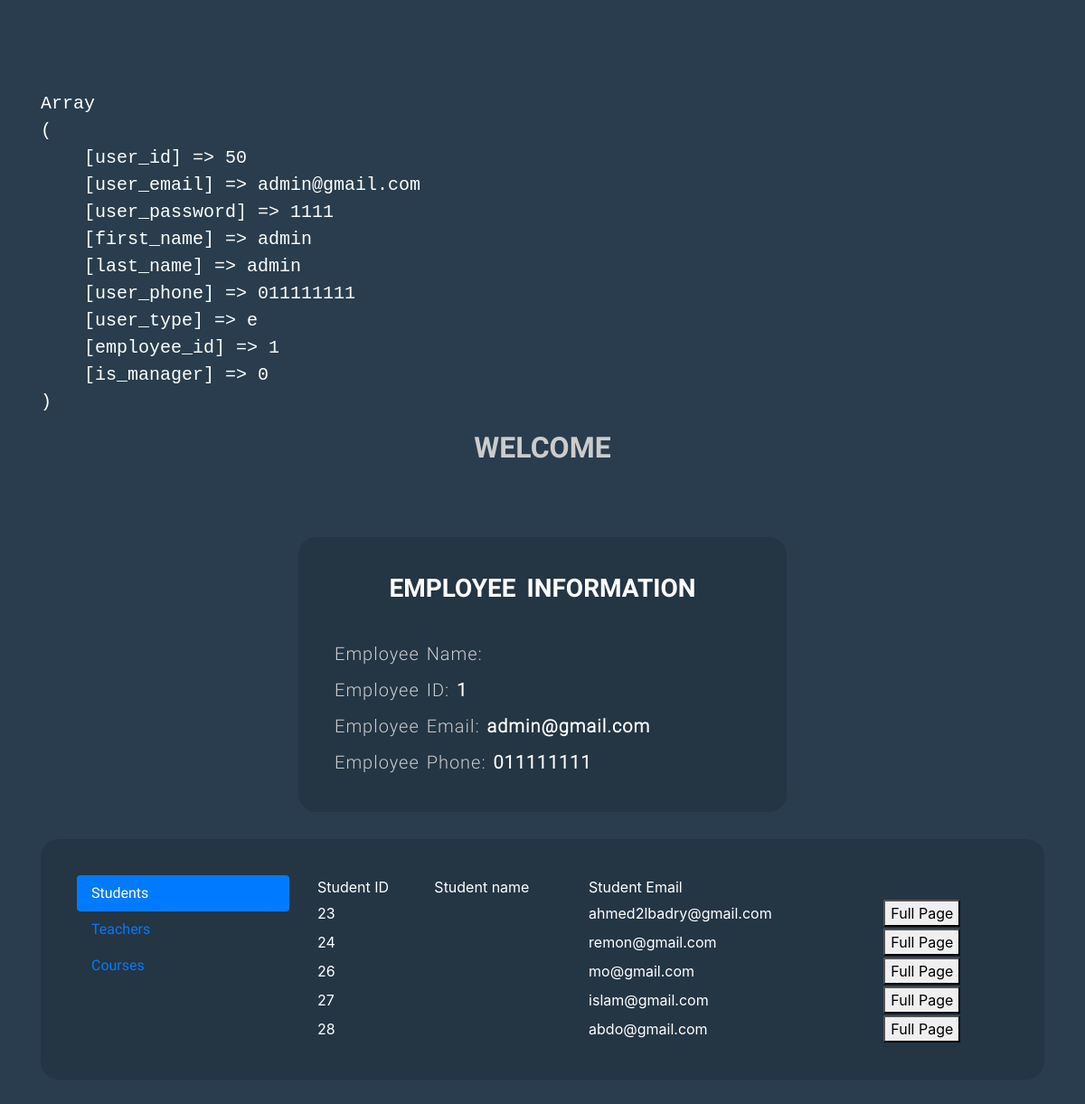
The page /courses_center/employee.php (signed in) on the database its author committed.
### tables this page shows
CREATE TABLE `employee` (
  `employee_id` int(11) UNSIGNED NOT NULL,
  `user_id` int(11) UNSIGNED NOT NULL,
  `is_manager` tinyint(1) NOT NULL
);

CREATE TABLE `users` (
  `user_id` int(11) UNSIGNED NOT NULL,
  `user_email` varchar(255) NOT NULL,
  `user_password` varchar(15) NOT NULL,
  `first_name` varchar(10) NOT NULL,
  `last_name` varchar(10) NOT NULL,
  `user_phone` varchar(15) NOT NULL,
  `user_type` enum('s','e','t') NOT NULL
);

CREATE TABLE `student` (
  `student_id` int(11) UNSIGNED NOT NULL,
  `user_id` int(11) UNSIGNED NOT NULL
);

### courses_center/employee.php (the view, shortened to what this page needs)
<!DOCTYPE html>
<html lang="en">
    <head>
        <link rel="stylesheet" href="assets/css/bootstrap.min.css" />
        <link rel="stylesheet" href="assets/css/global.css" />
        <link rel="stylesheet" href="assets/css/page.css" />
    </head>
<?php
if (isset($_SESSION['logged']) && $_SESSION['type'] == 'e') {
	require 'connect.php';
    ?>
	<section class="content">
	    <div class="container">
	        <?php
	            $email = $_SESSION['userEmail'];
	            $allEmployeeInfo = $conn->query("SELECT * FROM users INNER JOIN employee ON users.user_id = employee.user_id WHERE '".$email."' = users.user_email");
	            $allEmployeeInfo = $allEmployeeInfo -> fetch(PDO::FETCH_ASSOC);
	            $allStudentsInfo = $conn->query("SELECT * FROM users INNER JOIN student ON users.user_id = student.user_id ");
	            $allStudentsInfo = $allStudentsInfo -> fetchAll(PDO::FETCH_ASSOC);
	            echo "<pre class='res'>";
	            print_r($allEmployeeInfo);
	            echo "</pre>";
	        ?>
	        <h2 class="welcome">welcome <span><?php print $allEmployeeInfo['user_name']; ?></span></h2>
	        <div class="row">
	            <div class="col-lg-6 offset-lg-3 part">
	                <div class="panel">
	                    <h3>employee information</h3>
	                    <p>employee name: <span><?php print $allEmployeeInfo['user_name']; ?></span></p>
	                    <p>employee ID: <span><?php print $allEmployeeInfo['employee_id']; ?></span></p>
	                    <p>employee email: <span class="email"><?php print $allEmployeeInfo['user_email']; ?></span></p>
	                    <p>employee phone: <span ><?php print $allEmployeeInfo['user_phone']; ?></span></p>
	                </div>
	            </div>
	        </div>
			<div class="panel">
				<div class="row">
					<div class="col-md-3">
						<div class="nav flex-column nav-pills" id="v-pills-tab" role="tablist" aria-orientation="vertical">
							<a class="nav-link active" id="v-pills-home-tab" data-toggle="pill" href="#v-pills-home" role="tab" aria-controls="v-pills-home" aria-selected="true">Students</a>
							<a class="nav-link" id="v-pills-profile-tab" data-toggle="pill" href="#v-pills-profile" role="tab" aria-controls="v-pills-profile" aria-selected="false">Teachers</a>
							<a class="nav-link" id="v-pills-messages-tab" data-toggle="pill" href="#v-pills-messages" role="tab" aria-controls="v-pills-messages" aria-selected="false">Courses</a>
						</div>
					</div>
					<div class="col-md-9">
						<div class="tab-content" id="v-pills-tabContent">
							<div class="tab-pane fade show active" id="v-pills-home" role="tabpanel" aria-labelledby="v-pills-home-tab">
								<div class="infoTable">
									<table>
										<tr>
											<td>Student ID</td>
											<td>Student name</td>
											<td>Student Email</td>
											<td>&nbsp;</td>
										</tr>
										<?php
										foreach ($allStudentsInfo as $row) {
										?>
										<tr>
											<td><?php echo $row['student_id'] ?></td>
											<td><?php echo $row['user_name'] ?></td>
											<td><?php echo $row['user_email'] ?></td>
											<td>
												<button class="fullPageBtn" data-id="<?php echo $row['user_id'] ?>"> Full Page</button>
										</tr>
										<?php
										}
										?>
									</table>
								</div>
							</div>
						</div>
		        	</div>
		        </div>
			</div>
	    </div>
	</section>
<?php
} else {
    echo "Please log in first to see this page.";
}
?>
    </body>
</html>

### courses_center/assets/css/global.css (style rules this page uses)
p { font-family: roboto_light; }
input, a { font-family: roboto_regular; }
h1, h2, h3, h4, h5 { font-family: roboto_bold; color: #fff; text-transform: uppercase; word-spacing: 5px; }
.res { color: #ffffff; font-size: 20px; }
.infoTable table { width: 100%; }

### courses_center/assets/css/page.css (style rules this page uses)
.content { padding-top: 100px; padding-bottom: 100px; }
.content .part { margin-bottom: 30px; }
.content .panel h3 { color: #fff; margin-bottom: 40px; text-transform: uppercase; word-spacing: 5px; text-align: center; }
.content .welcome { color: #ccc; text-align: center; word-spacing: 5px; text-transform: uppercase; margin-bottom: 80px; }
.content .panel { padding: 40px; background-color: #243544; border-radius: 20px; height: 100%; }
.content .panel p { color: #ccc; text-transform: capitalize; font-size: 20px; letter-spacing: 1px; word-spacing: 2px; margin-bottom: 10px; }
.content .panel p:last-of-type { margin-bottom: 0; }
.content .panel p span { color: #fff; font-weight: bold; }
.content .panel p span.email { text-transform: lowercase; }

### rows shown on the page
employee: employee_id "1", user.user_email "admin@gmail.com", user.user_phone "011111111"
student: student_id "23", user.user_email "ahmed2lbadry@gmail.com"
student: student_id "24", user.user_email "remon@gmail.com"
student: student_id "26", user.user_email "mo@gmail.com"
student: student_id "27", user.user_email "islam@gmail.com"
student: student_id "28", user.user_email "abdo@gmail.com"
